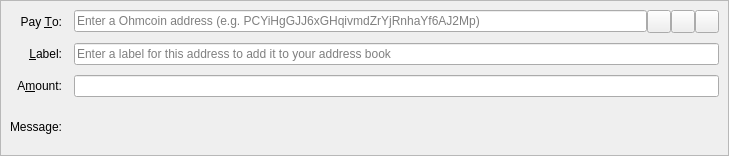
<?xml version="1.0" encoding="UTF-8"?>
<ui version="4.0">
 <class>SendCoinsEntry</class>
 <widget class="QStackedWidget" name="SendCoinsEntry">
  <property name="geometry">
   <rect>
    <x>0</x>
    <y>0</y>
    <width>729</width>
    <height>156</height>
   </rect>
  </property>
  <property name="focusPolicy">
   <enum>Qt::TabFocus</enum>
  </property>
  <property name="autoFillBackground">
   <bool>false</bool>
  </property>
  <widget class="QFrame" name="SendCoins">
   <property name="toolTip">
    <string>This is a normal payment.</string>
   </property>
   <property name="frameShape">
    <enum>QFrame::StyledPanel</enum>
   </property>
   <property name="frameShadow">
    <enum>QFrame::Sunken</enum>
   </property>
   <layout class="QGridLayout" name="gridLayout">
    <property name="horizontalSpacing">
     <number>12</number>
    </property>
    <property name="verticalSpacing">
     <number>10</number>
    </property>
    <item row="0" column="0">
     <widget class="QLabel" name="payToLabel">
      <property name="text">
       <string>Pay &amp;To:</string>
      </property>
      <property name="alignment">
       <set>Qt::AlignRight|Qt::AlignTrailing|Qt::AlignVCenter</set>
      </property>
      <property name="buddy">
       <cstring>payTo</cstring>
      </property>
     </widget>
    </item>
    <item row="0" column="1">
     <layout class="QHBoxLayout" name="payToLayout">
      <property name="spacing">
       <number>0</number>
      </property>
      <item>
       <widget class="QValidatedLineEdit" name="payTo">
        <property name="toolTip">
         <string>The Ohmcoin address to send the payment to</string>
        </property>
        <property name="inputMask">
         <string/>
        </property>
        <property name="placeholderText">
         <string>Enter a Ohmcoin address (e.g. PCYiHgGJJ6xGHqivmdZrYjRnhaYf6AJ2Mp)</string>
        </property>
       </widget>
      </item>
      <item>
       <widget class="QToolButton" name="addressBookButton">
        <property name="toolTip">
         <string>Choose previously used address</string>
        </property>
        <property name="text">
         <string/>
        </property>
        <property name="icon">
         <iconset resource="../ohmcoin.qrc">
          <normaloff>:/icons/address-book</normaloff>:/icons/address-book</iconset>
        </property>
        <property name="iconSize">
         <size>
          <width>16</width>
          <height>16</height>
         </size>
        </property>
        <property name="shortcut">
         <string>Alt+A</string>
        </property>
       </widget>
      </item>
      <item>
       <widget class="QToolButton" name="pasteButton">
        <property name="toolTip">
         <string>Paste address from clipboard</string>
        </property>
        <property name="text">
         <string/>
        </property>
        <property name="icon">
         <iconset resource="../ohmcoin.qrc">
          <normaloff>:/icons/editpaste</normaloff>:/icons/editpaste</iconset>
        </property>
        <property name="shortcut">
         <string>Alt+P</string>
        </property>
       </widget>
      </item>
      <item>
       <widget class="QToolButton" name="deleteButton">
        <property name="toolTip">
         <string>Remove this entry</string>
        </property>
        <property name="text">
         <string/>
        </property>
        <property name="icon">
         <iconset resource="../ohmcoin.qrc">
          <normaloff>:/icons/remove</normaloff>:/icons/remove</iconset>
        </property>
       </widget>
      </item>
     </layout>
    </item>
    <item row="1" column="0">
     <widget class="QLabel" name="labelLabel">
      <property name="text">
       <string>&amp;Label:</string>
      </property>
      <property name="alignment">
       <set>Qt::AlignRight|Qt::AlignTrailing|Qt::AlignVCenter</set>
      </property>
      <property name="buddy">
       <cstring>addAsLabel</cstring>
      </property>
     </widget>
    </item>
    <item row="1" column="1">
     <widget class="QLineEdit" name="addAsLabel">
      <property name="toolTip">
       <string>Enter a label for this address to add it to the list of used addresses</string>
      </property>
      <property name="inputMask">
       <string/>
      </property>
      <property name="placeholderText">
       <string>Enter a label for this address to add it to your address book</string>
      </property>
     </widget>
    </item>
    <item row="2" column="0">
     <widget class="QLabel" name="amountLabel">
      <property name="text">
       <string>A&amp;mount:</string>
      </property>
      <property name="alignment">
       <set>Qt::AlignRight|Qt::AlignTrailing|Qt::AlignVCenter</set>
      </property>
      <property name="buddy">
       <cstring>payAmount</cstring>
      </property>
     </widget>
    </item>
    <item row="2" column="1">
     <widget class="BitcoinAmountField" name="payAmount"/>
    </item>
    <item row="3" column="0">
     <widget class="QLabel" name="messageLabel">
      <property name="text">
       <string>Message:</string>
      </property>
      <property name="alignment">
       <set>Qt::AlignRight|Qt::AlignTrailing|Qt::AlignVCenter</set>
      </property>
     </widget>
    </item>
    <item row="3" column="1">
     <widget class="QLabel" name="messageTextLabel">
      <property name="toolTip">
       <string>A message that was attached to the Ohmcoin: URI which will be stored with the transaction for your reference. Note: This message will not be sent over the Ohmcoin network.</string>
      </property>
      <property name="textFormat">
       <enum>Qt::PlainText</enum>
      </property>
     </widget>
    </item>
   </layout>
  </widget>
  <widget class="QFrame" name="SendCoins_InsecurePaymentRequest">
   <property name="palette">
    <palette>
     <active>
      <colorrole role="WindowText">
       <brush brushstyle="SolidPattern">
        <color alpha="255">
         <red>0</red>
         <green>0</green>
         <blue>0</blue>
        </color>
       </brush>
      </colorrole>
      <colorrole role="Button">
       <brush brushstyle="SolidPattern">
        <color alpha="255">
         <red>255</red>
         <green>255</green>
         <blue>127</blue>
        </color>
       </brush>
      </colorrole>
      <colorrole role="Light">
       <brush brushstyle="SolidPattern">
        <color alpha="255">
         <red>255</red>
         <green>255</green>
         <blue>255</blue>
        </color>
       </brush>
      </colorrole>
      <colorrole role="Midlight">
       <brush brushstyle="SolidPattern">
        <color alpha="255">
         <red>255</red>
         <green>255</green>
         <blue>191</blue>
        </color>
       </brush>
      </colorrole>
      <colorrole role="Dark">
       <brush brushstyle="SolidPattern">
        <color alpha="255">
         <red>127</red>
         <green>127</green>
         <blue>63</blue>
        </color>
       </brush>
      </colorrole>
      <colorrole role="Mid">
       <brush brushstyle="SolidPattern">
        <color alpha="255">
         <red>170</red>
         <green>170</green>
         <blue>84</blue>
        </color>
       </brush>
      </colorrole>
      <colorrole role="Text">
       <brush brushstyle="SolidPattern">
        <color alpha="255">
         <red>0</red>
         <green>0</green>
         <blue>0</blue>
        </color>
       </brush>
      </colorrole>
      <colorrole role="BrightText">
       <brush brushstyle="SolidPattern">
        <color alpha="255">
         <red>255</red>
         <green>255</green>
         <blue>255</blue>
        </color>
       </brush>
      </colorrole>
      <colorrole role="ButtonText">
       <brush brushstyle="SolidPattern">
        <color alpha="255">
         <red>0</red>
         <green>0</green>
         <blue>0</blue>
        </color>
       </brush>
      </colorrole>
      <colorrole role="Base">
       <brush brushstyle="SolidPattern">
        <color alpha="255">
         <red>255</red>
         <green>255</green>
         <blue>255</blue>
        </color>
       </brush>
      </colorrole>
      <colorrole role="Window">
       <brush brushstyle="SolidPattern">
        <color alpha="255">
         <red>255</red>
         <green>255</green>
         <blue>127</blue>
        </color>
       </brush>
      </colorrole>
      <colorrole role="Shadow">
       <brush brushstyle="SolidPattern">
        <color alpha="255">
         <red>0</red>
         <green>0</green>
         <blue>0</blue>
        </color>
       </brush>
      </colorrole>
      <colorrole role="AlternateBase">
       <brush brushstyle="SolidPattern">
        <color alpha="255">
         <red>255</red>
         <green>255</green>
         <blue>191</blue>
        </color>
       </brush>
      </colorrole>
      <colorrole role="ToolTipBase">
       <brush brushstyle="SolidPattern">
        <color alpha="255">
         <red>255</red>
         <green>255</green>
         <blue>220</blue>
        </color>
       </brush>
      </colorrole>
      <colorrole role="ToolTipText">
       <brush brushstyle="SolidPattern">
        <color alpha="255">
         <red>0</red>
         <green>0</green>
         <blue>0</blue>
        </color>
       </brush>
      </colorrole>
     </active>
     <inactive>
      <colorrole role="WindowText">
       <brush brushstyle="SolidPattern">
        <color alpha="255">
         <red>0</red>
         <green>0</green>
         <blue>0</blue>
        </color>
       </brush>
      </colorrole>
      <colorrole role="Button">
       <brush brushstyle="SolidPattern">
        <color alpha="255">
         <red>255</red>
         <green>255</green>
         <blue>127</blue>
        </color>
       </brush>
      </colorrole>
      <colorrole role="Light">
       <brush brushstyle="SolidPattern">
        <color alpha="255">
         <red>255</red>
         <green>255</green>
         <blue>255</blue>
        </color>
       </brush>
      </colorrole>
      <colorrole role="Midlight">
       <brush brushstyle="SolidPattern">
        <color alpha="255">
         <red>255</red>
         <green>255</green>
         <blue>191</blue>
        </color>
       </brush>
      </colorrole>
      <colorrole role="Dark">
       <brush brushstyle="SolidPattern">
        <color alpha="255">
         <red>127</red>
         <green>127</green>
         <blue>63</blue>
        </color>
       </brush>
      </colorrole>
      <colorrole role="Mid">
       <brush brushstyle="SolidPattern">
        <color alpha="255">
         <red>170</red>
         <green>170</green>
         <blue>84</blue>
        </color>
       </brush>
      </colorrole>
      <colorrole role="Text">
       <brush brushstyle="SolidPattern">
        <color alpha="255">
         <red>0</red>
         <green>0</green>
         <blue>0</blue>
        </color>
       </brush>
      </colorrole>
      <colorrole role="BrightText">
       <brush brushstyle="SolidPattern">
        <color alpha="255">
         <red>255</red>
         <green>255</green>
         <blue>255</blue>
        </color>
       </brush>
      </colorrole>
      <colorrole role="ButtonText">
       <brush brushstyle="SolidPattern">
        <color alpha="255">
         <red>0</red>
         <green>0</green>
         <blue>0</blue>
        </color>
       </brush>
      </colorrole>
      <colorrole role="Base">
       <brush brushstyle="SolidPattern">
        <color alpha="255">
         <red>255</red>
         <green>255</green>
         <blue>255</blue>
        </color>
       </brush>
      </colorrole>
      <colorrole role="Window">
       <brush brushstyle="SolidPattern">
        <color alpha="255">
         <red>255</red>
         <green>255</green>
         <blue>127</blue>
        </color>
       </brush>
      </colorrole>
      <colorrole role="Shadow">
       <brush brushstyle="SolidPattern">
        <color alpha="255">
         <red>0</red>
         <green>0</green>
         <blue>0</blue>
        </color>
       </brush>
      </colorrole>
      <colorrole role="AlternateBase">
       <brush brushstyle="SolidPattern">
        <color alpha="255">
         <red>255</red>
         <green>255</green>
         <blue>191</blue>
        </color>
       </brush>
      </colorrole>
      <colorrole role="ToolTipBase">
       <brush brushstyle="SolidPattern">
        <color alpha="255">
         <red>255</red>
         <green>255</green>
         <blue>220</blue>
        </color>
       </brush>
      </colorrole>
      <colorrole role="ToolTipText">
       <brush brushstyle="SolidPattern">
        <color alpha="255">
         <red>0</red>
         <green>0</green>
         <blue>0</blue>
        </color>
       </brush>
      </colorrole>
     </inactive>
     <disabled>
      <colorrole role="WindowText">
       <brush brushstyle="SolidPattern">
        <color alpha="255">
         <red>127</red>
         <green>127</green>
         <blue>63</blue>
        </color>
       </brush>
      </colorrole>
      <colorrole role="Button">
       <brush brushstyle="SolidPattern">
        <color alpha="255">
         <red>255</red>
         <green>255</green>
         <blue>127</blue>
        </color>
       </brush>
      </colorrole>
      <colorrole role="Light">
       <brush brushstyle="SolidPattern">
        <color alpha="255">
         <red>255</red>
         <green>255</green>
         <blue>255</blue>
        </color>
       </brush>
      </colorrole>
      <colorrole role="Midlight">
       <brush brushstyle="SolidPattern">
        <color alpha="255">
         <red>255</red>
         <green>255</green>
         <blue>191</blue>
        </color>
       </brush>
      </colorrole>
      <colorrole role="Dark">
       <brush brushstyle="SolidPattern">
        <color alpha="255">
         <red>127</red>
         <green>127</green>
         <blue>63</blue>
        </color>
       </brush>
      </colorrole>
      <colorrole role="Mid">
       <brush brushstyle="SolidPattern">
        <color alpha="255">
         <red>170</red>
         <green>170</green>
         <blue>84</blue>
        </color>
       </brush>
      </colorrole>
      <colorrole role="Text">
       <brush brushstyle="SolidPattern">
        <color alpha="255">
         <red>127</red>
         <green>127</green>
         <blue>63</blue>
        </color>
       </brush>
      </colorrole>
      <colorrole role="BrightText">
       <brush brushstyle="SolidPattern">
        <color alpha="255">
         <red>255</red>
         <green>255</green>
         <blue>255</blue>
        </color>
       </brush>
      </colorrole>
      <colorrole role="ButtonText">
       <brush brushstyle="SolidPattern">
        <color alpha="255">
         <red>127</red>
         <green>127</green>
         <blue>63</blue>
        </color>
       </brush>
      </colorrole>
      <colorrole role="Base">
       <brush brushstyle="SolidPattern">
        <color alpha="255">
         <red>255</red>
         <green>255</green>
         <blue>127</blue>
        </color>
       </brush>
      </colorrole>
      <colorrole role="Window">
       <brush brushstyle="SolidPattern">
        <color alpha="255">
         <red>255</red>
         <green>255</green>
         <blue>127</blue>
        </color>
       </brush>
      </colorrole>
      <colorrole role="Shadow">
       <brush brushstyle="SolidPattern">
        <color alpha="255">
         <red>0</red>
         <green>0</green>
         <blue>0</blue>
        </color>
       </brush>
      </colorrole>
      <colorrole role="AlternateBase">
       <brush brushstyle="SolidPattern">
        <color alpha="255">
         <red>255</red>
         <green>255</green>
         <blue>127</blue>
        </color>
       </brush>
      </colorrole>
      <colorrole role="ToolTipBase">
       <brush brushstyle="SolidPattern">
        <color alpha="255">
         <red>255</red>
         <green>255</green>
         <blue>220</blue>
        </color>
       </brush>
      </colorrole>
      <colorrole role="ToolTipText">
       <brush brushstyle="SolidPattern">
        <color alpha="255">
         <red>0</red>
         <green>0</green>
         <blue>0</blue>
        </color>
       </brush>
      </colorrole>
     </disabled>
    </palette>
   </property>
   <property name="toolTip">
    <string>This is an unverified payment request.</string>
   </property>
   <property name="autoFillBackground">
    <bool>true</bool>
   </property>
   <property name="frameShape">
    <enum>QFrame::StyledPanel</enum>
   </property>
   <property name="frameShadow">
    <enum>QFrame::Sunken</enum>
   </property>
   <layout class="QGridLayout" name="gridLayout_is">
    <property name="spacing">
     <number>12</number>
    </property>
    <item row="0" column="0">
     <widget class="QLabel" name="payToLabel_is">
      <property name="text">
       <string>Pay To:</string>
      </property>
      <property name="alignment">
       <set>Qt::AlignRight|Qt::AlignTrailing|Qt::AlignVCenter</set>
      </property>
     </widget>
    </item>
    <item row="0" column="1">
     <layout class="QHBoxLayout" name="payToLayout_is">
      <property name="spacing">
       <number>0</number>
      </property>
      <item>
       <widget class="QLabel" name="payTo_is"/>
      </item>
      <item>
       <widget class="QToolButton" name="deleteButton_is">
        <property name="toolTip">
         <string>Remove this entry</string>
        </property>
        <property name="text">
         <string/>
        </property>
        <property name="icon">
         <iconset resource="../ohmcoin.qrc">
          <normaloff>:/icons/remove</normaloff>:/icons/remove</iconset>
        </property>
       </widget>
      </item>
     </layout>
    </item>
    <item row="1" column="0">
     <widget class="QLabel" name="memoLabel_is">
      <property name="text">
       <string>Memo:</string>
      </property>
      <property name="alignment">
       <set>Qt::AlignRight|Qt::AlignTrailing|Qt::AlignVCenter</set>
      </property>
     </widget>
    </item>
    <item row="1" column="1">
     <widget class="QLabel" name="memoTextLabel_is">
      <property name="textFormat">
       <enum>Qt::PlainText</enum>
      </property>
     </widget>
    </item>
    <item row="2" column="0">
     <widget class="QLabel" name="amountLabel_is">
      <property name="text">
       <string>A&amp;mount:</string>
      </property>
      <property name="alignment">
       <set>Qt::AlignRight|Qt::AlignTrailing|Qt::AlignVCenter</set>
      </property>
      <property name="buddy">
       <cstring>payAmount_is</cstring>
      </property>
     </widget>
    </item>
    <item row="2" column="1">
     <widget class="BitcoinAmountField" name="payAmount_is">
      <property name="acceptDrops">
       <bool>false</bool>
      </property>
     </widget>
    </item>
   </layout>
  </widget>
  <widget class="QFrame" name="SendCoins_SecurePaymentRequest">
   <property name="palette">
    <palette>
     <active>
      <colorrole role="WindowText">
       <brush brushstyle="SolidPattern">
        <color alpha="255">
         <red>0</red>
         <green>0</green>
         <blue>0</blue>
        </color>
       </brush>
      </colorrole>
      <colorrole role="Button">
       <brush brushstyle="SolidPattern">
        <color alpha="255">
         <red>140</red>
         <green>232</green>
         <blue>119</blue>
        </color>
       </brush>
      </colorrole>
      <colorrole role="Light">
       <brush brushstyle="SolidPattern">
        <color alpha="255">
         <red>230</red>
         <green>255</green>
         <blue>224</blue>
        </color>
       </brush>
      </colorrole>
      <colorrole role="Midlight">
       <brush brushstyle="SolidPattern">
        <color alpha="255">
         <red>185</red>
         <green>243</green>
         <blue>171</blue>
        </color>
       </brush>
      </colorrole>
      <colorrole role="Dark">
       <brush brushstyle="SolidPattern">
        <color alpha="255">
         <red>70</red>
         <green>116</green>
         <blue>59</blue>
        </color>
       </brush>
      </colorrole>
      <colorrole role="Mid">
       <brush brushstyle="SolidPattern">
        <color alpha="255">
         <red>93</red>
         <green>155</green>
         <blue>79</blue>
        </color>
       </brush>
      </colorrole>
      <colorrole role="Text">
       <brush brushstyle="SolidPattern">
        <color alpha="255">
         <red>0</red>
         <green>0</green>
         <blue>0</blue>
        </color>
       </brush>
      </colorrole>
      <colorrole role="BrightText">
       <brush brushstyle="SolidPattern">
        <color alpha="255">
         <red>155</red>
         <green>255</green>
         <blue>147</blue>
        </color>
       </brush>
      </colorrole>
      <colorrole role="ButtonText">
       <brush brushstyle="SolidPattern">
        <color alpha="255">
         <red>0</red>
         <green>0</green>
         <blue>0</blue>
        </color>
       </brush>
      </colorrole>
      <colorrole role="Base">
       <brush brushstyle="SolidPattern">
        <color alpha="255">
         <red>119</red>
         <green>255</green>
         <blue>233</blue>
        </color>
       </brush>
      </colorrole>
      <colorrole role="Window">
       <brush brushstyle="SolidPattern">
        <color alpha="255">
         <red>140</red>
         <green>232</green>
         <blue>119</blue>
        </color>
       </brush>
      </colorrole>
      <colorrole role="Shadow">
       <brush brushstyle="SolidPattern">
        <color alpha="255">
         <red>0</red>
         <green>0</green>
         <blue>0</blue>
        </color>
       </brush>
      </colorrole>
      <colorrole role="AlternateBase">
       <brush brushstyle="SolidPattern">
        <color alpha="255">
         <red>197</red>
         <green>243</green>
         <blue>187</blue>
        </color>
       </brush>
      </colorrole>
      <colorrole role="NoRole">
       <brush brushstyle="SolidPattern">
        <color alpha="255">
         <red>125</red>
         <green>194</green>
         <blue>122</blue>
        </color>
       </brush>
      </colorrole>
      <colorrole role="ToolTipBase">
       <brush brushstyle="SolidPattern">
        <color alpha="255">
         <red>255</red>
         <green>255</green>
         <blue>220</blue>
        </color>
       </brush>
      </colorrole>
      <colorrole role="ToolTipText">
       <brush brushstyle="SolidPattern">
        <color alpha="255">
         <red>0</red>
         <green>0</green>
         <blue>0</blue>
        </color>
       </brush>
      </colorrole>
     </active>
     <inactive>
      <colorrole role="WindowText">
       <brush brushstyle="SolidPattern">
        <color alpha="255">
         <red>0</red>
         <green>0</green>
         <blue>0</blue>
        </color>
       </brush>
      </colorrole>
      <colorrole role="Button">
       <brush brushstyle="SolidPattern">
        <color alpha="255">
         <red>140</red>
         <green>232</green>
         <blue>119</blue>
        </color>
       </brush>
      </colorrole>
      <colorrole role="Light">
       <brush brushstyle="SolidPattern">
        <color alpha="255">
         <red>230</red>
         <green>255</green>
         <blue>224</blue>
        </color>
       </brush>
      </colorrole>
      <colorrole role="Midlight">
       <brush brushstyle="SolidPattern">
        <color alpha="255">
         <red>185</red>
         <green>243</green>
         <blue>171</blue>
        </color>
       </brush>
      </colorrole>
      <colorrole role="Dark">
       <brush brushstyle="SolidPattern">
        <color alpha="255">
         <red>70</red>
         <green>116</green>
         <blue>59</blue>
        </color>
       </brush>
      </colorrole>
      <colorrole role="Mid">
       <brush brushstyle="SolidPattern">
        <color alpha="255">
         <red>93</red>
         <green>155</green>
         <blue>79</blue>
        </color>
       </brush>
      </colorrole>
      <colorrole role="Text">
       <brush brushstyle="SolidPattern">
        <color alpha="255">
         <red>0</red>
         <green>0</green>
         <blue>0</blue>
        </color>
       </brush>
      </colorrole>
      <colorrole role="BrightText">
       <brush brushstyle="SolidPattern">
        <color alpha="255">
         <red>155</red>
         <green>255</green>
         <blue>147</blue>
        </color>
       </brush>
      </colorrole>
      <colorrole role="ButtonText">
       <brush brushstyle="SolidPattern">
        <color alpha="255">
         <red>0</red>
         <green>0</green>
         <blue>0</blue>
        </color>
       </brush>
      </colorrole>
      <colorrole role="Base">
       <brush brushstyle="SolidPattern">
        <color alpha="255">
         <red>119</red>
         <green>255</green>
         <blue>233</blue>
        </color>
       </brush>
      </colorrole>
      <colorrole role="Window">
       <brush brushstyle="SolidPattern">
        <color alpha="255">
         <red>140</red>
         <green>232</green>
         <blue>119</blue>
        </color>
       </brush>
      </colorrole>
      <colorrole role="Shadow">
       <brush brushstyle="SolidPattern">
        <color alpha="255">
         <red>0</red>
         <green>0</green>
         <blue>0</blue>
        </color>
       </brush>
      </colorrole>
      <colorrole role="AlternateBase">
       <brush brushstyle="SolidPattern">
        <color alpha="255">
         <red>197</red>
         <green>243</green>
         <blue>187</blue>
        </color>
       </brush>
      </colorrole>
      <colorrole role="NoRole">
       <brush brushstyle="SolidPattern">
        <color alpha="255">
         <red>125</red>
         <green>194</green>
         <blue>122</blue>
        </color>
       </brush>
      </colorrole>
      <colorrole role="ToolTipBase">
       <brush brushstyle="SolidPattern">
        <color alpha="255">
         <red>255</red>
         <green>255</green>
         <blue>220</blue>
        </color>
       </brush>
      </colorrole>
      <colorrole role="ToolTipText">
       <brush brushstyle="SolidPattern">
        <color alpha="255">
         <red>0</red>
         <green>0</green>
         <blue>0</blue>
        </color>
       </brush>
      </colorrole>
     </inactive>
     <disabled>
      <colorrole role="WindowText">
       <brush brushstyle="SolidPattern">
        <color alpha="255">
         <red>70</red>
         <green>116</green>
         <blue>59</blue>
        </color>
       </brush>
      </colorrole>
      <colorrole role="Button">
       <brush brushstyle="SolidPattern">
        <color alpha="255">
         <red>140</red>
         <green>232</green>
         <blue>119</blue>
        </color>
       </brush>
      </colorrole>
      <colorrole role="Light">
       <brush brushstyle="SolidPattern">
        <color alpha="255">
         <red>230</red>
         <green>255</green>
         <blue>224</blue>
        </color>
       </brush>
      </colorrole>
      <colorrole role="Midlight">
       <brush brushstyle="SolidPattern">
        <color alpha="255">
         <red>185</red>
         <green>243</green>
         <blue>171</blue>
        </color>
       </brush>
      </colorrole>
      <colorrole role="Dark">
       <brush brushstyle="SolidPattern">
        <color alpha="255">
         <red>70</red>
         <green>116</green>
         <blue>59</blue>
        </color>
       </brush>
      </colorrole>
      <colorrole role="Mid">
       <brush brushstyle="SolidPattern">
        <color alpha="255">
         <red>93</red>
         <green>155</green>
         <blue>79</blue>
        </color>
       </brush>
      </colorrole>
      <colorrole role="Text">
       <brush brushstyle="SolidPattern">
        <color alpha="255">
         <red>70</red>
         <green>116</green>
         <blue>59</blue>
        </color>
       </brush>
      </colorrole>
      <colorrole role="BrightText">
       <brush brushstyle="SolidPattern">
        <color alpha="255">
         <red>155</red>
         <green>255</green>
         <blue>147</blue>
        </color>
       </brush>
      </colorrole>
      <colorrole role="ButtonText">
       <brush brushstyle="SolidPattern">
        <color alpha="255">
         <red>70</red>
         <green>116</green>
         <blue>59</blue>
        </color>
       </brush>
      </colorrole>
      <colorrole role="Base">
       <brush brushstyle="SolidPattern">
        <color alpha="255">
         <red>140</red>
         <green>232</green>
         <blue>119</blue>
        </color>
       </brush>
      </colorrole>
      <colorrole role="Window">
       <brush brushstyle="SolidPattern">
        <color alpha="255">
         <red>140</red>
         <green>232</green>
         <blue>119</blue>
        </color>
       </brush>
      </colorrole>
      <colorrole role="Shadow">
       <brush brushstyle="SolidPattern">
        <color alpha="255">
         <red>0</red>
         <green>0</green>
         <blue>0</blue>
        </color>
       </brush>
      </colorrole>
      <colorrole role="AlternateBase">
       <brush brushstyle="SolidPattern">
        <color alpha="255">
         <red>140</red>
         <green>232</green>
         <blue>119</blue>
        </color>
       </brush>
      </colorrole>
      <colorrole role="NoRole">
       <brush brushstyle="SolidPattern">
        <color alpha="255">
         <red>125</red>
         <green>194</green>
         <blue>122</blue>
        </color>
       </brush>
      </colorrole>
      <colorrole role="ToolTipBase">
       <brush brushstyle="SolidPattern">
        <color alpha="255">
         <red>255</red>
         <green>255</green>
         <blue>220</blue>
        </color>
       </brush>
      </colorrole>
      <colorrole role="ToolTipText">
       <brush brushstyle="SolidPattern">
        <color alpha="255">
         <red>0</red>
         <green>0</green>
         <blue>0</blue>
        </color>
       </brush>
      </colorrole>
     </disabled>
    </palette>
   </property>
   <property name="toolTip">
    <string>This is a verified payment request.</string>
   </property>
   <property name="autoFillBackground">
    <bool>true</bool>
   </property>
   <property name="frameShape">
    <enum>QFrame::StyledPanel</enum>
   </property>
   <property name="frameShadow">
    <enum>QFrame::Sunken</enum>
   </property>
   <layout class="QGridLayout" name="gridLayout_s">
    <property name="spacing">
     <number>12</number>
    </property>
    <item row="0" column="0">
     <widget class="QLabel" name="payToLabel_s">
      <property name="text">
       <string>Pay To:</string>
      </property>
      <property name="alignment">
       <set>Qt::AlignRight|Qt::AlignTrailing|Qt::AlignVCenter</set>
      </property>
     </widget>
    </item>
    <item row="0" column="1">
     <layout class="QHBoxLayout" name="payToLayout_s">
      <property name="spacing">
       <number>0</number>
      </property>
      <item>
       <widget class="QLabel" name="payTo_s">
        <property name="textFormat">
         <enum>Qt::PlainText</enum>
        </property>
       </widget>
      </item>
      <item>
       <widget class="QToolButton" name="deleteButton_s">
        <property name="toolTip">
         <string>Remove this entry</string>
        </property>
        <property name="text">
         <string/>
        </property>
        <property name="icon">
         <iconset resource="../ohmcoin.qrc">
          <normaloff>:/icons/remove</normaloff>:/icons/remove</iconset>
        </property>
       </widget>
      </item>
     </layout>
    </item>
    <item row="1" column="0">
     <widget class="QLabel" name="memoLabel_s">
      <property name="text">
       <string>Memo:</string>
      </property>
      <property name="alignment">
       <set>Qt::AlignRight|Qt::AlignTrailing|Qt::AlignVCenter</set>
      </property>
     </widget>
    </item>
    <item row="1" column="1">
     <widget class="QLabel" name="memoTextLabel_s">
      <property name="textFormat">
       <enum>Qt::PlainText</enum>
      </property>
     </widget>
    </item>
    <item row="2" column="0">
     <widget class="QLabel" name="amountLabel_s">
      <property name="text">
       <string>A&amp;mount:</string>
      </property>
      <property name="alignment">
       <set>Qt::AlignRight|Qt::AlignTrailing|Qt::AlignVCenter</set>
      </property>
      <property name="buddy">
       <cstring>payAmount_s</cstring>
      </property>
     </widget>
    </item>
    <item row="2" column="1">
     <widget class="BitcoinAmountField" name="payAmount_s">
      <property name="acceptDrops">
       <bool>false</bool>
      </property>
     </widget>
    </item>
   </layout>
  </widget>
 </widget>
 <customwidgets>
  <customwidget>
   <class>QValidatedLineEdit</class>
   <extends>QLineEdit</extends>
   <header>qvalidatedlineedit.h</header>
  </customwidget>
  <customwidget>
   <class>BitcoinAmountField</class>
   <extends>QLineEdit</extends>
   <header>bitcoinamountfield.h</header>
   <container>1</container>
  </customwidget>
 </customwidgets>
 <tabstops>
  <tabstop>payTo</tabstop>
  <tabstop>addressBookButton</tabstop>
  <tabstop>pasteButton</tabstop>
  <tabstop>deleteButton</tabstop>
  <tabstop>addAsLabel</tabstop>
  <tabstop>payAmount</tabstop>
  <tabstop>payAmount_is</tabstop>
  <tabstop>deleteButton_is</tabstop>
  <tabstop>payAmount_s</tabstop>
  <tabstop>deleteButton_s</tabstop>
 </tabstops>
 <resources>
  <include location="../ohmcoin.qrc"/>
 </resources>
 <connections/>
</ui>
